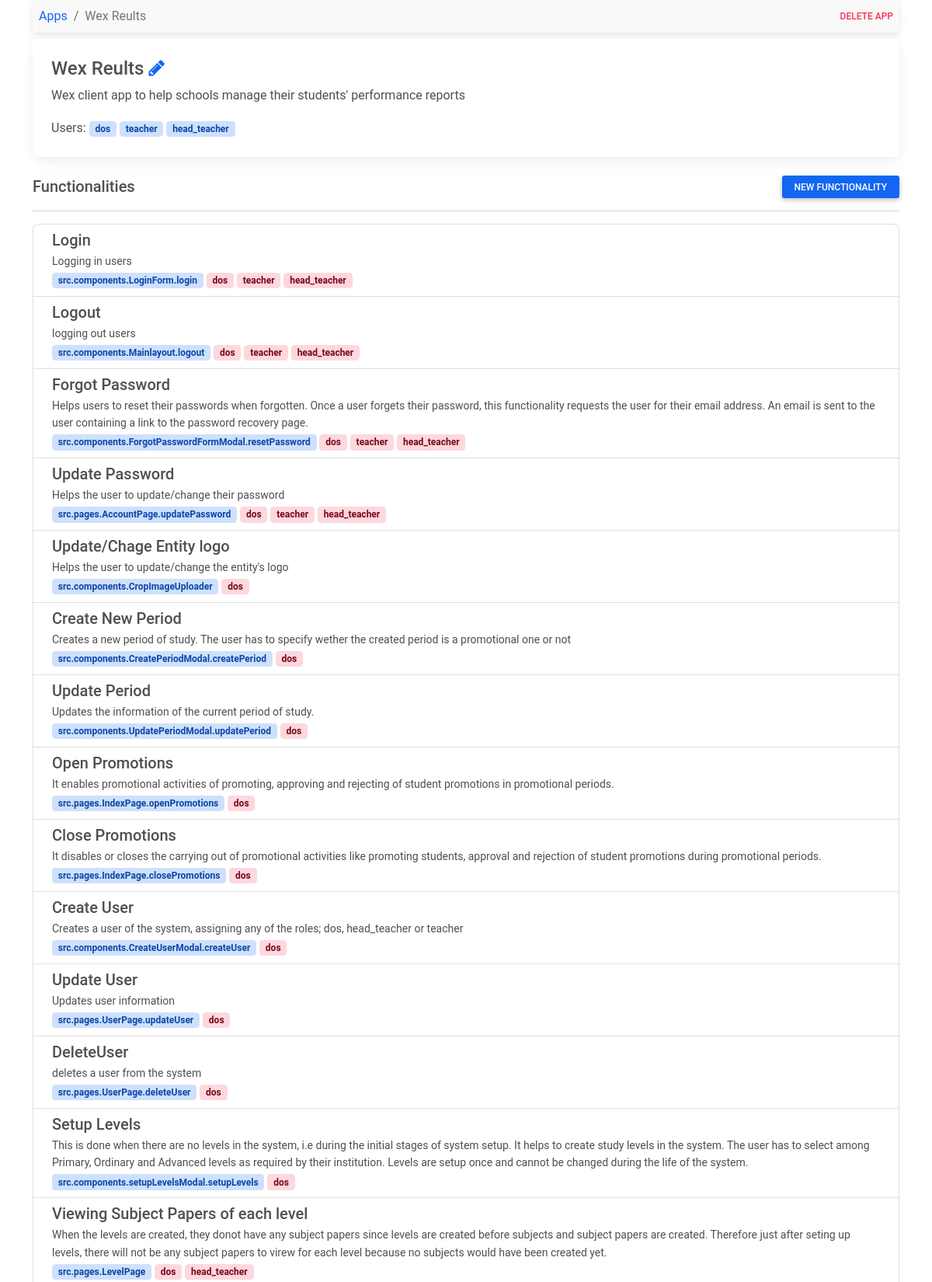
The app's page /apps/1/ (upper part) with its own data.
### core/models.py (models this page shows, shortened)
class TimeStampedModel(models.Model):
	created_at = models.DateTimeField(auto_now_add=True, null=True)
	updated_at = models.DateTimeField(auto_now=True, null=True)
	class Meta:
		abstract = True

class App(TimeStampedModel):
    name = models.CharField(max_length=64)
    description = models.CharField(max_length=512)
    repository = models.URLField()
    link = models.URLField()
    class Meta:
        ordering = ['-id']

class AppUser(TimeStampedModel):
    name = models.CharField(max_length=64)
    description = models.CharField(max_length=512, default='')
    app = models.ForeignKey(App, on_delete=models.CASCADE)
    def __str__(self):
        return self.name

class Functionality(TimeStampedModel):
    name = models.CharField(max_length=64)
    description = models.CharField(max_length=512)
    handler = models.CharField(max_length=128)
    helpers = models.JSONField(default=list)
    procudure = models.JSONField(default=list)
    image = models.ImageField(upload_to=functionality_image_upload_location, null=True)
    app = models.ForeignKey(App, on_delete=models.CASCADE)
    users = models.ManyToManyField(AppUser, related_name='functionalities')

### core/views/app.py (the view)
# urls.py: path('apps/<int:id>/', get_app, name='get_app'),
def get_app(request, id):
    app = App.objects.get(id=id)
    create_functionality_form = CreateFunctionalityForm(app=app)
    context = {
        'app': app,
        'create_functionality_form': create_functionality_form,
    }
    return render(request, 'app/app.html', context)

### templatetags/app_tags.py (called while the page is built)
@register.simple_tag
def render_field(field, **kwargs):
	template_file = 'string-field.html'
	widget = field.field.widget
	context = {}
	if hasattr(widget, 'input_type'):
		if widget.input_type == 'checkbox':
			template_file = 'checkbox-field.html'
		elif field.field.widget.input_type == 'radio':
			template_file = 'radio-field.html'
		elif field.field.widget.input_type == 'number':
			tel_code = kwargs.pop("tel_code", None)
			if tel_code:
				context["tel_code_widget"] = tel_code.as_widget()
			template_file = 'tel-field.html'
	string_field_template = template.loader.get_template(f'widgets/{template_file}')
	as_widget = field.as_widget(attrs=kwargs)
	context["field"] = field
	context["as_widget"] = as_widget
	return string_field_template.render(context)

### core/templates/app/app.html
{% extends 'base.html' %}
{% load static %}
{% load app_tags %}
{% block body %}
<div class="container">
    <nav class="justify-content-between navbar navbar-expand-sm navbar-light bg-light p-2">
        <nav class="breadcrumb">
            <a class="breadcrumb-item" href="{% url 'core:get_apps' %}">Apps</a>
            <span class="breadcrumb-item active">{{app.name}}</span>
        </nav>
        <div>
            {% include 'app/delete-app.html' %}
        </div>
    </nav>
    <div class="my-2 card text-left">
      <div class="card-body">
        <h4 class="card-title">
            {{app.name}}
            <a href="{% url 'core:update_app' id=app.id %}"><span class="fa fa-pencil"></span></a>
        </h4>
        <p class="card-text">{{app.description}}</p>
        Users:
        {% for helper in app.appuser_set.all %}
            <span class="badge badge-pill badge-primary">{{helper}}</span>
        {% endfor %}
      </div>
    </div>
    <div class="py-3">
        <div class="d-flex justify-content-between">
            <h5 class="my-auto">Functionalities</h5>
            {% include 'functionality/create-functionality.html' %}
        </div>
        <hr>
        <div class="list-group">
            {% for func in app.functionality_set.all %}
            <a id='func-{{func.id}}' href="{% url 'core:get_app_functionality' app_id=app.id id=func.id %}" class="list-group-item list-group-item-action flex-column align-items-start">
                <div class="d-flex w-100 justify-content-between">
                    <h5 class="mb-1">{{func.name}}</h5>
                </div>
                <small>{{func.description}}</small>
                <div style="overflow-x: auto;">
                    <span class="badge badge-pill badge-primary" >
                        {{func.handler}}
                    </span>
                    {% for user in func.users.all %}
                        <span class="badge badge-pill badge-danger">{{user}}</span>
                    {% endfor %}
                </div>
            </a>
            {% empty %}
            <div style="height: 100;">
                <p class="my-5 text-center">No functionalities found!</p>
            </div>
            {% endfor %}
        </div>
    </div>
</div>
{% endblock %}

### records on screen
App: name "Wex Reults", description "Wex client app to help schools manage their students' performance reports"
AppUser: name "dos"
AppUser: name "teacher"
AppUser: name "head_teacher"
Functionality: name "Login", description "Logging in users", handler "src.components.LoginForm.login"
Functionality: name "Logout", description "logging out users", handler "src.components.Mainlayout.logout"
Functionality: name "Forgot Password", description "Helps users to reset their passwords when forgotten. Once a user forgets their password, this functionality requests the user for their email address. An email is sent to the user containing a link to the password recovery page.", handler "src.components.ForgotPasswordFormModal.resetPassword"
Functionality: name "Update Password", description "Helps the user to update/change their password", handler "src.pages.AccountPage.updatePassword"
Functionality: name "Update/Chage Entity logo", description "Helps the user to update/change the entity's logo", handler "src.components.CropImageUploader"
Functionality: name "Create New Period", description "Creates a new period of study. The user has to specify wether the created period is a promotional one or not", handler "src.components.CreatePeriodModal.createPeriod"
Functionality: name "Update Period", description "Updates the information of the current period of study.", handler "src.components.UpdatePeriodModal.updatePeriod"
Functionality: name "Open Promotions", description "It enables promotional activities of promoting, approving and rejecting of student promotions in promotional periods.", handler "src.pages.IndexPage.openPromotions"
Functionality: name "Close Promotions", description "It disables or closes the carrying out of promotional activities like promoting students, approval and rejection of student promotions during promotional periods.", handler "src.pages.IndexPage.closePromotions"
Functionality: name "Create User", description "Creates a user of the system, assigning any of the roles; dos, head_teacher or teacher", handler "src.components.CreateUserModal.createUser"
Functionality: name "Update User", description "Updates user information", handler "src.pages.UserPage.updateUser"
Functionality: name "DeleteUser", description "deletes a user from the system", handler "src.pages.UserPage.deleteUser"
Functionality: name "Setup Levels", description "This is done when there are no levels in the system, i.e during the initial stages of system setup. It helps to create study levels in the system. The user has to select among Primary, Ordinary and Advanced levels as required by their institution. Levels are setup once and cannot be changed during the life of the system.", handler "src.components.setupLevelsModal.setupLevels"
Functionality: name "Viewing Subject Papers of each level", description "When the levels are created, they donot have any subject papers since levels are created before subjects and subject papers are created. Therefore just after seting up levels, there will not be any subject papers to virew for each level because no subjects would have been created yet.", handler "src.pages.LevelPage"
